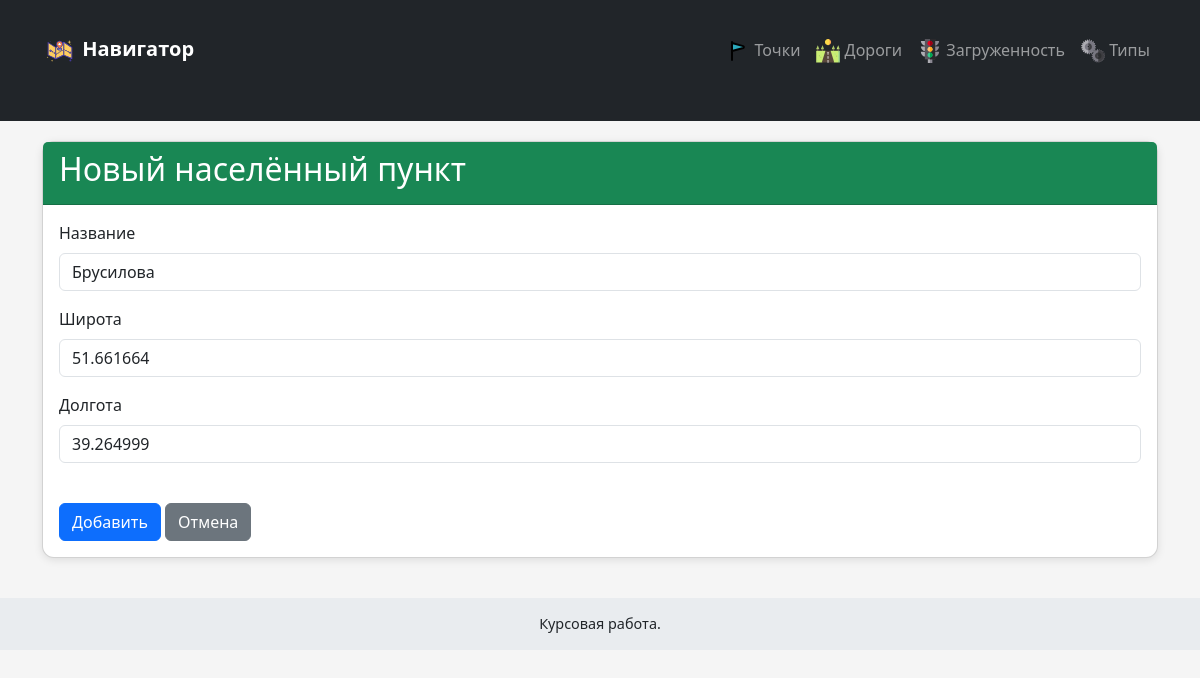
Page /locations/18/update/ on the committed database.
### traffic/models.py (models this page shows, shortened)
class Location(models.Model):
    name = models.CharField(max_length=100, verbose_name="Название")
    latitude = models.FloatField(verbose_name="Широта")
    longitude = models.FloatField(verbose_name="Долгота")
    class Meta:
        verbose_name = 'Населённый пункт'
        verbose_name_plural = 'Населённые пункты'
        unique_together = ('latitude', 'longitude')

### traffic/views.py (the view, shortened to what this page needs)
    def handler(request, pk=None):
        if (pk is not None and request.path.endswith('/update/')) or request.path.endswith('/create/'):
            is_update = pk is not None and request.path.endswith('/update/')
            obj = get_object_or_404(model, pk=pk) if is_update else None
            if request.method == 'POST':
                form = form_class(request.POST, instance=obj)
                if form.is_valid():
                    saved_obj = form.save()
                    if is_update:
                        return redirect(f'{template_base}_detail', pk=saved_obj.pk)
                    else:
                        return redirect(f'{template_base}s')
                return render(request, f'traffic/create_{template_base}.html', {
                    'form': form,
                    template_base: obj,
                    'error': 'Форма была неверной',
                })
            else:
                form = form_class(instance=obj)
                return render(request, f'traffic/create_{template_base}.html', {
                    'form': form,
                    template_base: obj,
                })

### traffic/forms.py
class LocationForm(ModelForm):
    class Meta:
        model = Location
        fields = ['name', 'latitude', 'longitude']
        widgets = {
            'name': TextInput(attrs={'class': 'form-control', 'placeholder': 'Название пункта'}),
            'latitude': NumberInput(attrs={'class': 'form-control', 'placeholder': 'Широта'}),
            'longitude': NumberInput(attrs={'class': 'form-control', 'placeholder': 'Долгота'}),
        }

### traffic/templates/traffic/create_location.html (shortened to what this page needs)
{% extends 'traffic/layout.html' %}
{% block content %}
<div class="card">
    <div class="card-header bg-success text-white">
        <h2>Новый населённый пункт</h2>
    </div>
    <div class="card-body">
        <form method="post">
            <div class="mb-3">
                <label class="form-label">Название</label>
                {{ form.name }}
            </div>
            <div class="mb-3">
                <label class="form-label">Широта</label>
                {{ form.latitude }}
            </div>
            <div class="mb-3">
                <label class="form-label">Долгота</label>
                {{ form.longitude }}
            </div>
            <br>
            <button type="submit" class="btn btn-primary">Добавить</button>
            <a href="{% url 'locations' %}" class="btn btn-secondary">Отмена</a>
        </form>
    </div>
</div>
{% endblock %}

### traffic/templates/traffic/layout.html (style rules this page uses)
body { background-color: #f5f5f5; }
.card { margin-top: 20px; border-radius: 12px; box-shadow: 0 2px 8px rgba(0,0,0,0.1); }

### rows in the picture
Location: name "Брусилова", latitude "51.661664", longitude "39.264999"
